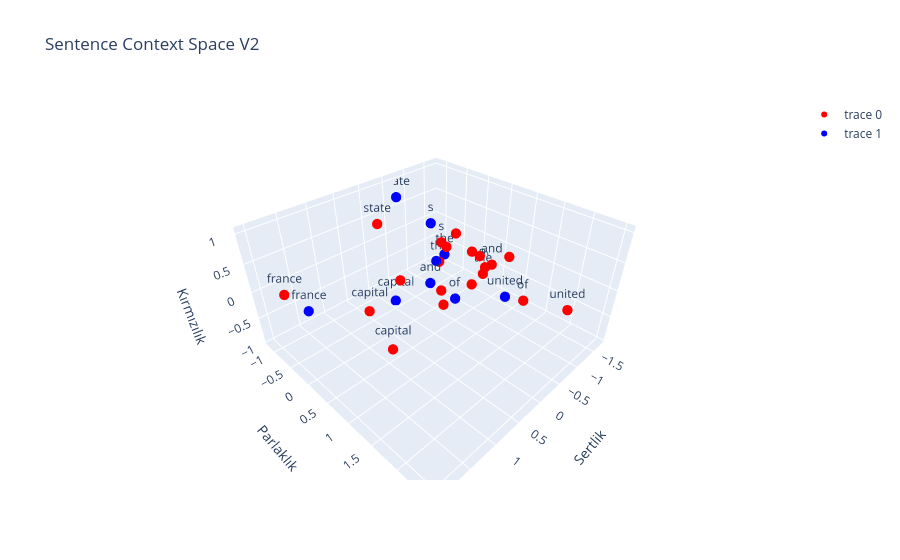

Source (notebook cell):
### Code cell
sentences = [
  {
    "words": meanings_in_sentence[0].detach().numpy(),
    "labels": tokenizer.tokenizer(sentence),
    "color": "red",
  },
  {
    "words": meanings.detach().numpy(),
    "labels": tokenizer.tokenizer(sentence),
    "color": "blue",
  },
]
plot_dots(sentences, "Sentence Context Space V2")

### Figure 1 — Plotly figure (JSON) as saved in the notebook; plotly's stock layout.template omitted (floating-point values rounded to 4 significant figures)
{"data": [{"hoverinfo": "text", "marker": {"color": "red", "size": 6}, "mode": "markers+text", "text": ["the", " ", "capital", " ", "of", " ", "united", " ", "state", "s", " ", "and", " ", "the", " ", "capital", " ", "of", " ", "france"], "type": "scatter3d", "x": [-1.526, 0.09663, 0.8091, -0.6037, -1.469, -1.704, -0.5017, -0.08785, 0.2924, 0.3323, -1.289, -1.111, -1.281, -1.105, 0.2458, 0.5501, -1.033, -1.674, -1.496, 2.029], "y": [0.2498, 0.7928, 0.3709, 0.7532, 1.225, 0.6754, 2.512, 0.5627, -0.4641, 0.9633, 0.3381, 0.7463, 0.1602, -0.4827, -0.03219, -0.5385, -0.2314, 0.1749, -0.4294, -0.3954], "z": [-0.654, -0.2197, -0.9598, -0.1997, -0.7373, -0.1797, 0.2884, -0.1597, 0.7795, 1.039, -0.1298, -0.04807, -0.11, -0.5243, -0.09012, -0.8303, -0.07035, -0.6081, -0.05064, 0.3466]}, {"hoverinfo": "text", "marker": {"color": "blue", "size": 6}, "mode": "markers+text", "text": ["the", " ", "capital", " ", "of", " ", "united", " ", "state", "s", " ", "and", " ", "the", " ", "capital", " ", "of", " ", "france"], "type": "scatter3d", "x": [-1.526, -0.7448, -0.1002, -0.7448, -0.7121, -0.7448, -0.2223, -0.7448, -0.697, -0.07983, -0.7448, -0.111, -0.7448, -1.526, -0.7448, -0.1002, -0.7448, -0.7121, -0.7448, 1.879], "y": [-0.7502, -0.2022, -0.6092, -0.2022, 0.3037, -0.2022, 1.687, -0.2022, -1.161, 0.3417, -0.2022, 0.2927, -0.2022, -0.7502, -0.2022, -0.6092, -0.2022, 0.3037, -0.2022, -0.07213], "z": [-0.654, -0.2297, -0.9798, -0.2297, -0.7773, -0.2297, 0.2284, -0.2297, 0.6995, 0.9488, -0.2297, -0.1578, -0.2297, -0.654, -0.2297, -0.9798, -0.2297, -0.7773, -0.2297, 0.1578]}], "layout": {"scene": {"xaxis": {"title": {"text": "Sertlik"}}, "yaxis": {"title": {"text": "Parlaklık"}}, "zaxis": {"title": {"text": "Kırmızılık"}}}, "title": {"text": "Sentence Context Space V2"}}}
